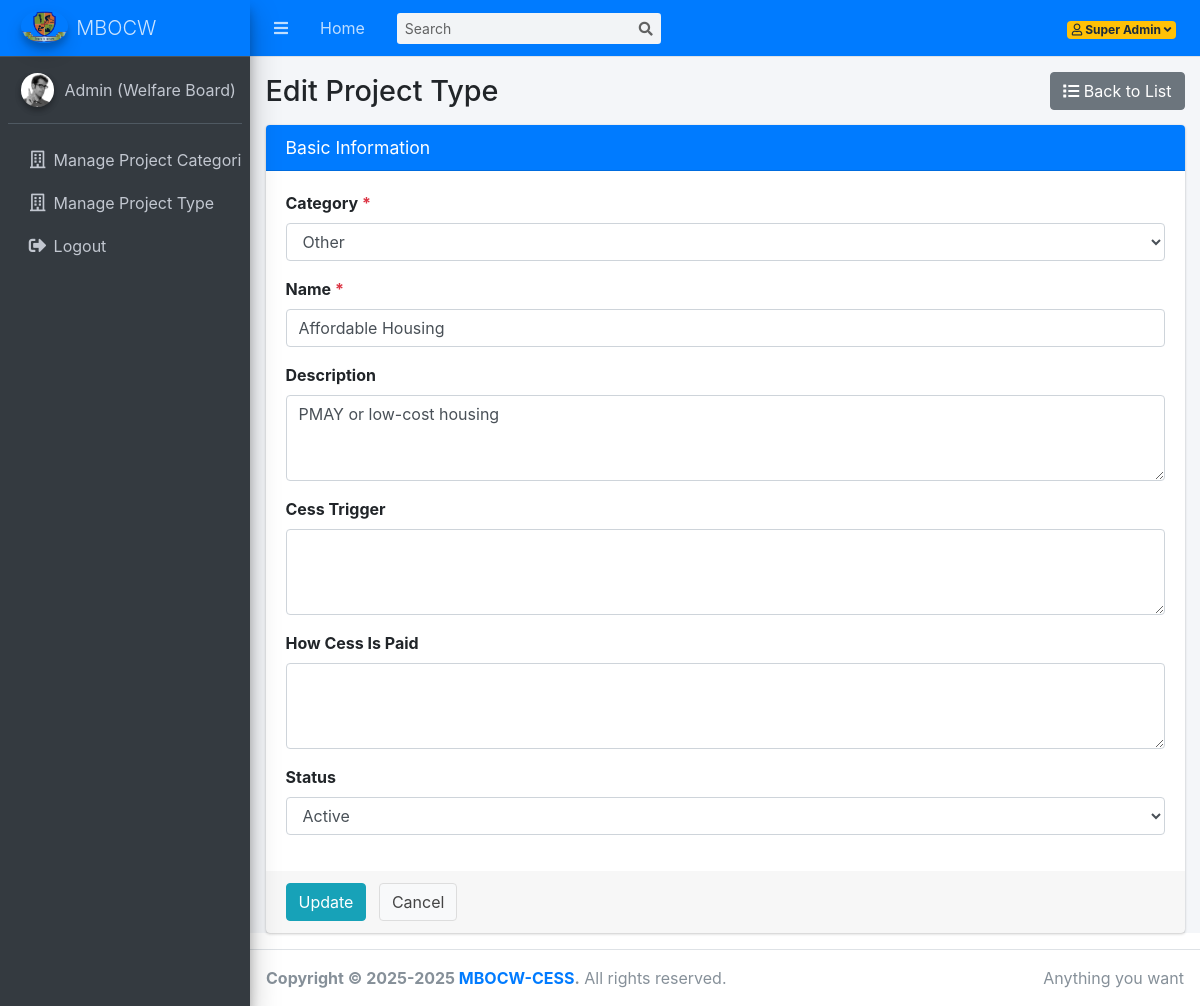
Page /dashboard/edit-project-type.php?id=17 (signed in) on the committed database.
### tables this page shows
CREATE TABLE IF NOT EXISTS `project_types` (
  `id` int UNSIGNED NOT NULL AUTO_INCREMENT,
  `category_id` int UNSIGNED NOT NULL,
  `name` varchar(255) NOT NULL,
  `description` text,
  `cess_trigger` text NOT NULL,
  `how_cess_is_paid` text NOT NULL,
  `is_active` tinyint(1) DEFAULT '1',
  `created_at` timestamp NULL DEFAULT CURRENT_TIMESTAMP,
  `updated_at` timestamp NULL DEFAULT CURRENT_TIMESTAMP ON UPDATE CURRENT_TIMESTAMP,
  PRIMARY KEY (`id`),
  KEY `category_id` (`category_id`)
);

CREATE TABLE IF NOT EXISTS `project_categories` (
  `id` int UNSIGNED NOT NULL AUTO_INCREMENT,
  `name` varchar(100) NOT NULL,
  `description` text,
  `is_active` tinyint(1) DEFAULT '1',
  `created_at` timestamp NULL DEFAULT CURRENT_TIMESTAMP,
  `updated_at` timestamp NULL DEFAULT CURRENT_TIMESTAMP ON UPDATE CURRENT_TIMESTAMP,
  PRIMARY KEY (`id`)
);

### dashboard/edit-project-type.php (the view, shortened to what this page needs)
<?php
require_once '../config/db.php';
$id = intval($_GET['id']);
$categories = $conn->query("SELECT id, name FROM project_categories WHERE is_active=1 ORDER BY name")->fetch_all(MYSQLI_ASSOC);
$stmt = $conn->prepare("SELECT * FROM project_types WHERE id=?");
$stmt->bind_param("i",$id);
$stmt->execute();
$res = $stmt->get_result();
$row = $res->fetch_assoc();
?>
<!DOCTYPE html>
<html lang="en">
<head>
  <link rel="stylesheet" href="../plugins/fontawesome-free/css/all.min.css">
  <link rel="stylesheet" href="../dist/css/adminlte.min.css">
</head>
<body class="hold-transition sidebar-mini">
<div class="wrapper">
  <?php include('includes/navbar.php'); ?>
  <?php include('includes/sidebar.php'); ?>
  <div class="content-wrapper">
    <div class="content-header">
      <div class="container-fluid d-flex justify-content-between align-items-center">
        <h1 class="m-0">Edit Project Type</h1>
        <a href="project-types.php" class="btn btn-secondary"><i class="fas fa-list"></i> Back to List</a>
      </div>
    </div>
    <div class="content">
      <div class="container-fluid">
        <div class="card card-primary">
          <div class="card-header"><h3 class="card-title">Basic Information</h3></div>
          <form action="update-project-type.php" method="post">
            <div class="card-body">
              <div class="form-group">
                <label>Category <span class="text-danger">*</span></label>
                <select name="category_id" class="form-control" required>
                  <?php foreach ($categories as $c): ?>
                    <option value="<?= $c['id']; ?>" <?= ($c['id']==$row['category_id'])?'selected':''; ?>>
                      <?= htmlspecialchars($c['name']); ?>
                    </option>
                  <?php endforeach; ?>
                </select>
              </div>
              <div class="form-group">
                <label>Name <span class="text-danger">*</span></label>
                <input name="name" class="form-control" value="<?= htmlspecialchars($row['name']); ?>" required>
              </div>
              <div class="form-group">
                <label>Description</label>
                <textarea name="description" class="form-control" rows="3"><?= htmlspecialchars($row['description']); ?></textarea>
              </div>
              <div class="form-group">
                <label>Cess Trigger</label>
                <textarea name="cess_trigger" class="form-control" rows="3"><?= htmlspecialchars($row['cess_trigger']); ?></textarea>
              </div>
              <div class="form-group">
                <label>How Cess Is Paid</label>
                <textarea name="how_cess_is_paid" class="form-control" rows="3"><?= htmlspecialchars($row['how_cess_is_paid']); ?></textarea>
              </div>
              <div class="form-group">
                <label>Status</label>
                <select name="is_active" class="form-control">
                  <option value="1" <?= $row['is_active'] ? 'selected':''; ?>>Active</option>
                </select>
              </div>
            </div>
            <div class="card-footer">
              <button type="submit" class="btn btn-info">Update</button>
              <a href="project-types.php" class="btn btn-default ml-2">Cancel</a>
            </div>
          </form>
        </div>
      </div>
    </div>
  </div>
  <?php include('includes/footer.php'); ?>
</div>
</body>
</html>

### rows in the picture
project_types: category_id "Other", name "Affordable Housing", description "PMAY or low-cost housing", is_active "Active"

### other values in the picture
$_SESSION['user_name'] "Super Admin"
$_SESSION['user_role_name'] "Admin (Welfare Board)"
